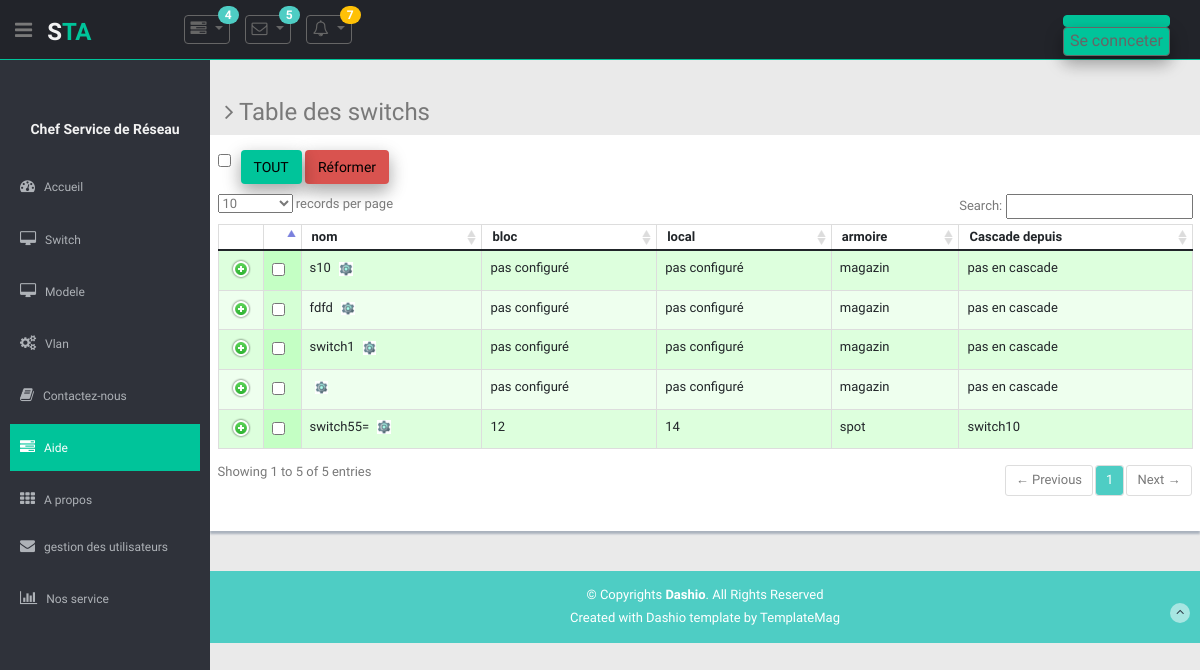
The page /app_principal/switch/ on the database as committed earlier.
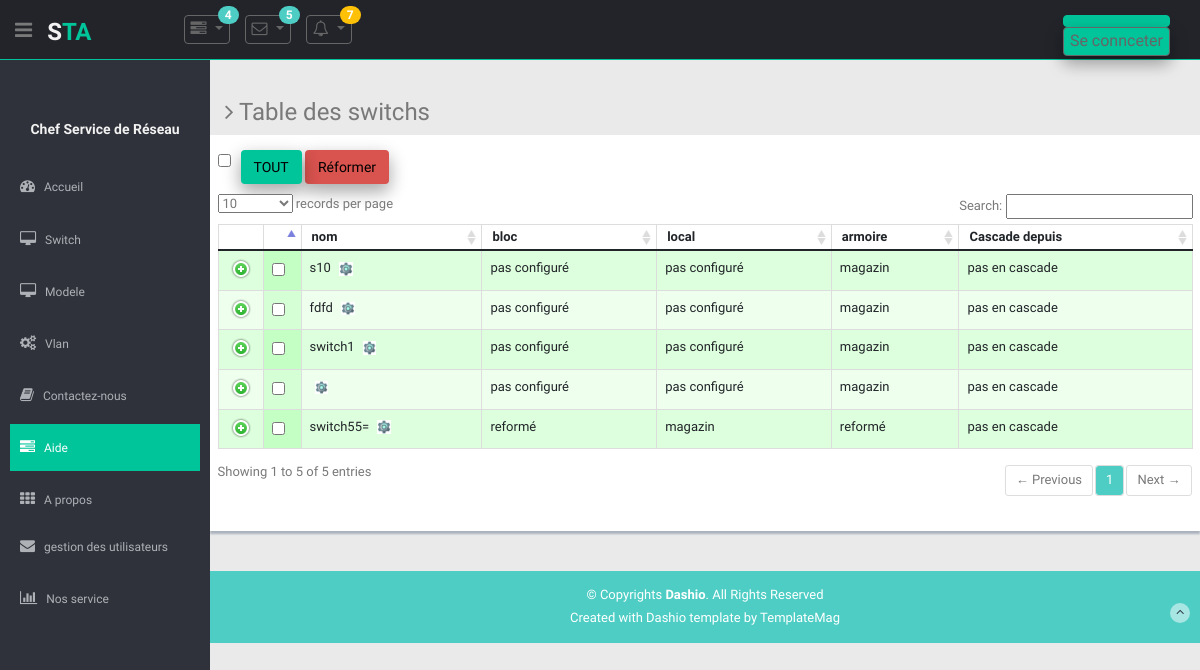
The same page on the database as committed later.
### app_principal/models.py (models this page shows, shortened)
class switch(models.Model):  # on peut creer les ports d'un switch a partir d'un objet "switch" : switch_objet.port_set.create(num_port=...,type_port=...etc)
    passif = 'passif'
    actif = 'actif'
    reforme = 'reformé'
    choix_etat = [
        (passif, 'passif'),
        (actif, 'actif'),
        (reforme, 'reformé'),
    ]
    nom = models.CharField(max_length=50)
    marque = models.CharField(max_length=50, default='Cisco')
    modele = models.CharField(max_length=50)
    bloc = models.CharField(max_length=25, default="pas configuré")
    local = models.CharField(max_length=25, default="magazin")
    armoire = models.CharField(max_length=25, default="pas configuré")
    inventaire = models.CharField(max_length=50, unique=True,)
    serie = models.CharField(max_length=25, unique=True,)
    mac = models.CharField(max_length=25, unique=True,)
    password=models.CharField('Mot de passe',max_length=100,default="")
    preced = models.CharField(
        'Cascade depuis', max_length=50, blank=True, default="pas en cascade")
    date_achat = models.DateField("Date d'achat",
                                  blank=True,
                                  null=True,
                                  )
    etat = models.CharField(
        max_length=10,
        choices=choix_etat,
        default=passif,
    )
    vlans=models.CharField(
        'VLANs associés', max_length=350, blank=True, default="Aucun")

### app_principal/views.py (the view, shortened to what this page needs)
# urls.py: path('switch/', views.switchtab, name='switch'),
def switchtab(request):
    switchs= switch.objects.all()
    cols_principales = ['nom', 'bloc', 'local', 'armoire', 'Cascade depuis']
    cols_detail = ['Adresse MAC', 'Numero de Serie',
                     "Numero d'inventaire", "Date d'achat", 'Marque', 'Modèle', 'password']
    context = {'objet': 'switchs', 'objets': switchs,
               'colsp': cols_principales, 'colsd': cols_detail, }
    return render(request, 'app_principal/offictable.html', context)

### app_principal/templates/app_principal/offictable.html (shortened to what this page needs)
{% extends 'base.html' %}
  {% load static %}
  {% block css %}
  <link type="text/css" href="{% static 'lib/font-awesome/css/font-awesome.css' %}" rel="stylesheet" />
  <link type="text/css" href="{% static 'lib/advanced-datatable/css/demo_page.css' %}" rel="stylesheet" />
  <link type="text/css" href="{% static 'lib/advanced-datatable/css/demo_table.css' %}" rel="stylesheet" />
  <link rel="stylesheet" href="{% static 'lib/advanced-datatable/css/DT_bootstrap.css' %}" />
  {% endblock %}
 {% block content %}
    <section class="wrapper">
        <h3><i class="fa fa-angle-right"></i> Table des {{ objet }}</h3>
      <div class="row mb">
        <div class="content-panel">
          {% if objet == 'switchs' %}
          <form method="post" >
              <div class="chk-all" style="margin-bottom: 10px;">
                <div class="pull-left mail-checkbox">
                  <input type="checkbox" onClick="toggle(this)">
                </div>
                <div class="btn-group">
                  <a data-toggle="dropdown" href="#" class="btn mini all" style="color:black">
                    TOUT
                    </a>
                </div>
                <button class="btn mini blue" style="background:#d9534f;color:black" type="button" data-toggle="modal" data-target="#exampleModal">Réformer</button>
              </div>
              {% endif %}
              <div class="adv-table">
                <table cellpadding="0" cellspacing="0" class="display table table-bordered" id="hidden-table-info">
                  <thead>
                    <tr>
                      {% if objet == 'switchs' %}<th class="inbox-small-cells"></th>{% endif %}
                      {% for col in colsp %}
                      <th>{{ col }}</th>
                      {% endfor %}
                    </tr>
                  </thead>
                  <tbody>
                    {% for s in objets %}
                      {% if objet == 'switchs' %}
                        <tr class="gradeA">
                          <td><input type="checkbox" name="selection_{{ s.id }}" class="check mail-checkbox"></td>
                          <td>{{ s.nom }} <a href="{% url 'app_principal:config_switch' s.id %}" ><img style="width:13.5px;margin-left: 5px;" src="{% static 'img/config.png' %}"/> </a></td>
                          <td>{{ s.bloc }}</td>
                          <td>{{ s.armoire }}</td>
                          <td>{{ s.local }}</td>
                          <td>{{ s.preced }}</td>
                        </tr>
                      {% endif %}
                    {% endfor %}
                  </tbody>
                </table>
              </div>
        {% if objet == 'switchs' %}
        </form>{% endif %}
        </div>
      </div>
    </section>
  {% endblock %}

### app_principal/templates/base.html (shortened to what this page needs)
<!DOCTYPE html>
<html lang="en">
<head>
  <link rel="stylesheet" href="https://cdn.jsdelivr.net/npm/bootstrap@5.1.3/dist/css/bootstrap.min.css">
  {% load static %}
  <link href="{% static 'lib/bootstrap/css/bootstrap.min.css' %}" rel="stylesheet">
  {% block css %}{% endblock %}
  <link href="{% static 'lib/font-awesome/css/font-awesome.css' %}" rel="stylesheet" />
  <link href="{% static 'css/style.css' %}" rel="stylesheet">
  <link href="{% static 'css/style-responsive.css' %}" rel="stylesheet">
</head>
<body >
  <section id="container" >
    <a href="#"><img src="img" alt="good vybes" /></a>
     <header class="header black-bg" style="top:0;">
      <div class="sidebar-toggle-box">
        <div class="fa fa-bars tooltips" data-placement="right" data-original-title="Toggle Navigation"></div>
      </div>
      <a href="index.html" class="logo"><b>S<span>TA</span></b></a>
      <div class="nav notify-row" id="top_menu">
        <ul class="nav top-menu">
          <li class="dropdown">
            <a data-toggle="dropdown" class="dropdown-toggle" href="">
              <i class="fa fa-tasks"></i>
              <span class="badge bg-theme">4</span>
              </a>
          </li>
          <li id="header_inbox_bar" class="dropdown">
            <a data-toggle="dropdown" class="dropdown-toggle" href="">
              <i class="fa fa-envelope-o"></i>
              <span class="badge bg-theme">5</span>
              </a>
          </li>
          <li id="header_notification_bar" class="dropdown">
            <a data-toggle="dropdown" class="dropdown-toggle" href="">
              <i class="fa fa-bell-o"></i>
              <span class="badge bg-warning">7</span>
              </a>
          </li>
        </ul>
      </div>
      <div class="top-menu">
        <ul class="nav pull-right top-menu">
          <li><a class="logout" href="">
            {% if user.is_authenticated %}
            <button type="button" class="btn btn-outline-secondary "   href="{% url 'app_principal:logout' %}">Se Decconecter</a>
            <span class="nav-item nav-link"> <i class="fa fa-user"></i>  {{user.username}}</span>
          {% else %}
            <a class="btn btn-outline-success my-2 my-sm-0" href="{% url 'app_principal:login_user' %}">Se connceter</a>
          {% endif %}
          </a></li >
        </ul>
      </div>
    </header>
    <aside>
      <div id="sidebar" class="nav-collapse ">
        <ul class="sidebar-menu" id="nav-accordion">
          <p class="centered"><a href="p"><img src=""" class="img-circle" width="80"></a></p>
          <h5 class="centered">Chef Service de Réseau</h5>
          <li class="mt">
            <a href="i">
              <i class="fa fa-dashboard"></i>
              <span>Accueil</span>
              </a>
          </li>
          <li class="sub-menu">
            <a href="">
              <i class="fa fa-desktop"></i>
              <span>Switch</span>
            </a>
          </li>
          <li class="sub-menu">
            <a href="">
              <i class="fa fa-desktop"></i>
              <span>Modele</span>
            </a>
          </li>
          <li class="sub-menu">
            <a href="">
              <i class="fa fa-cogs"></i>
              <span>Vlan</span>
              </a>
          </li>
          <li class="sub-menu">
            <a href="">
              <i class="fa fa-book"></i>
              <span> Contactez-nous</span>
              </a>
          </li>
          <li class="sub-menu">
            <a class="active" href="">
              <i class="fa fa-tasks"></i>
              <span>Aide</span>
            </a>
          <li class="sub-menu">
            <a href="">
              <i class="fa fa-th"></i>
              <span>A propos </span>
            <a href="{% url 'app_principal:users' %}">
              <i class="fa fa-envelope"></i>
              <span>gestion des utilisateurs </span>
              </a>
          </li>
          <li class="sub-menu">
            <a href="">
              <i class=" fa fa-bar-chart-o"></i>
              <span>Nos service</span>
              </a>
      </div>
     </aside>
     <section id="main-content">
        {% block content %}
        {% endblock %}
        <footer class="site-footer">
          <div class="text-center">
            <p>
              &copy; Copyrights <strong>Dashio</strong>. All Rights Reserved
            </p>
            <div class="credits">
              Created with Dashio template by <a href="https://templatemag.com/">TemplateMag</a>
            </div>
            <a href="" class="go-top">
              <i class="fa fa-angle-up"></i>
              </a>
          </div>
        </footer>
      </section>
  </section>
</body>
</html>

### app_principal/static/css/style.css (style rules this page uses)
body { color: #797979; background: #eaeaea; font-family: 'Ruda', sans-serif; padding: 0px !important; margin: 0px !important; font-size:13px; }
ul li { list-style: none; }
.btn { box-shadow: 0 8px 16px 0 rgba(0,0,0,0.2), 0 6px 20px 0 rgba(0,0,0,0.19); color:#00C49A ; background-color:#00C49A ; }
a, a:hover, a:focus { text-decoration: none; outline: none; }
#container { width: 100%; height: 100%; }
.bg-theme { background-color: #4ECDC4; }
.centered { text-align: center; }
.mt { margin-top: 25px; }
.mb { margin-bottom: 25px; }
ul.top-menu > li > .logout { color: #f2f2f2; font-size: 12px; border-radius: 4px; -webkit-border-radius: 4px; border: 1px solid #00C49A !important; padding: 5px 15px; margin-right: 15px; background: #00C49A; margin-top: 15px; }
#sidebar { width: 210px; height: 100%; position: fixed; background: #2f323a; }
#sidebar h5 { color: #f2f2f2; font-weight: 700; }
#sidebar ul li { position: relative; }
ul.sidebar-menu , ul.sidebar-menu li ul.sub { margin: -2px 0 0; padding: 0; }
ul.sidebar-menu { margin-top: 75px; }
ul.sidebar-menu li { margin-bottom: 5px; margin-left:10px; margin-right:10px; }
ul.sidebar-menu li.sub-menu { line-height: 15px; }
ul.sidebar-menu li a span { display: inline-block; }
ul.sidebar-menu li a { color: #aeb2b7; text-decoration: none; display: block; padding: 15px 0 15px 10px; font-size: 12px; outline: none; -webkit-transition: all 0.3s ease; -moz-transition: all 0.3s ease; -o-transition: all 0.3s ease; -ms-transition: all 0.3s ease; transition: all 0.3s ease; }
ul.sidebar-menu li a.active, ul.sidebar-menu li a:hover, ul.sidebar-menu li a:focus { background: #00C49A; color: #fff; display: block; -webkit-transition: all 0.3s ease; -moz-transition: all 0.3s ease; -o-transition: all 0.3s ease; -ms-transition: all 0.3s ease; transition: all 0.3s ease; }
ul.sidebar-menu li a i { font-size: 15px; padding-right: 6px; }
ul.sidebar-menu li a.active i { color: #fff; }
#main-content { margin-left: 210px; }
.header, .footer { min-height: 60px; padding: 0 15px; }
.header { position: fixed; left: 0; right: 0; z-index: 1002; }
.black-bg { background: #22242a; border-bottom: 1px solid #00C49A; }
.wrapper { display: inline-block; margin-top: 60px; padding-left: 15px; padding-right: 15px; padding-bottom: 15px; padding-top: 0px; width: 100%; }
a.logo { font-size: 24px; color: #f2f2f2; float: left; margin-top: 15px; text-transform: uppercase; }
a.logo b { font-weight: 900; }
a.logo span { color: #00C49A; }
#top_menu .nav > li, ul.top-menu > li { float: left; }
.notify-row { float: left; margin-top: 15px; margin-left: 92px; }
ul.top-menu > li > a { color: #666666; font-size: 16px; border-radius: 4px; -webkit-border-radius: 4px; border:1px solid #666666 !important; padding: 2px 6px; margin-right: 15px; }
.notify-row .badge { position: absolute; right: -10px; top: -10px; z-index: 100; }
.sidebar-toggle-box { float: left; padding-right: 15px; margin-top: 20px; }
.sidebar-toggle-box .fa-bars { cursor: pointer; display: inline-block; font-size: 20px; }
.content-panel { background: #ffffff; box-shadow: 0px 3px 2px #aab2bd; padding-top: 15px; padding-bottom: 5px; }
.mail-checkbox { margin-right:10px; }
.badge.bg-warning { background: #FCB322; }
.site-footer { background: #4ECDC4; color: #fff; padding: 15px 0; }
.site-footer p { margin-bottom: 5px; }
.credits, .credits a { color: #fff; }
.go-top { margin-right: 1%; margin-top: -25px; float: right; background: rgba(255,255,255,.5); width: 20px; height: 20px; border-radius: 50%; -webkit-border-radius: 50%; }
.go-top i { color: #2A3542; }

Rows that differ between the two databases and show on the page:
changed switch "switch55=": bloc "12" → "reformé"; armoire "14" → "magazin"; local "spot" → "reformé"; preced "switch10" → "pas en cascade"
